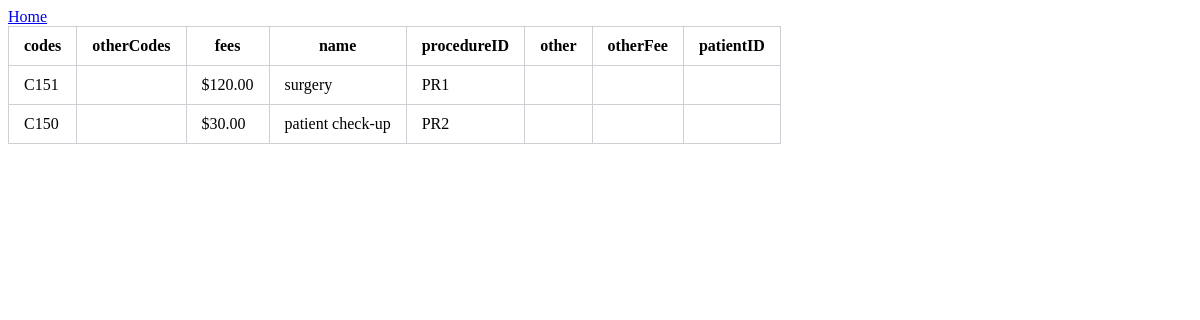
The page /Procedures.php on the database as committed earlier.
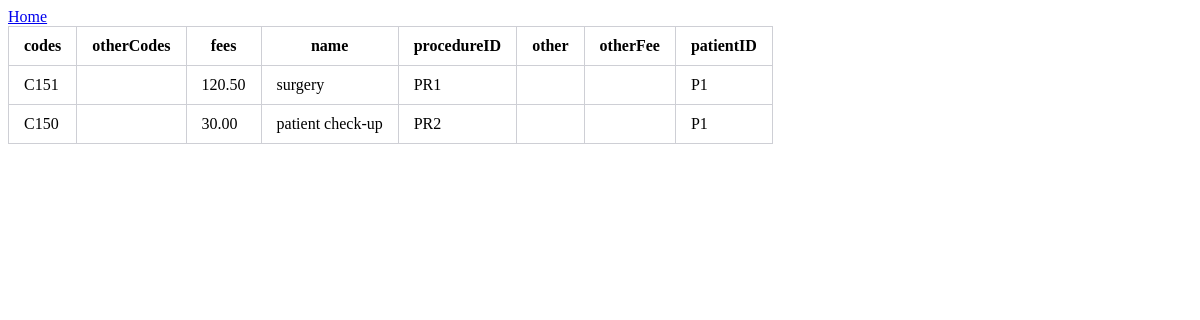
The same page on the database as committed later.
### tables this page shows
CREATE TABLE `procedures` (
  `codes` varchar(10) DEFAULT NULL,
  `otherCodes` varchar(10) DEFAULT NULL,
  `fees` varchar(10) DEFAULT NULL,
  `name` varchar(20) NOT NULL,
  `procedureID` varchar(10) NOT NULL,
  `other` varchar(100) DEFAULT NULL,
  `otherFee` varchar(10) DEFAULT NULL,
  `patientID` varchar(10) NOT NULL
);

### Procedures.php (the view, shortened to what this page needs)
<!DOCTYPE html>
<html>
<head><link rel="stylesheet" href="style.css" type="text/css"></head>
<a href ="index.html">Home</a>
<body>
	<?php
	include('dbconnect.php');
$query ="SELECT * FROM procedures";
$result = mysqli_query($conn,$query);
echo
"<table>
<tr>
	<th> codes </th>
	<th> otherCodes </th>
	<th> fees </th>
	<th> name </th>
	<th> procedureID </th>
	<th> other </th>
	<th> otherFee </th>
	<th> patientID </th>
	</tr>";
if ($result->num_rows > 0) {
while ($row = mysqli_fetch_assoc($result)){
	if ($row)
		echo "<tr><td>".$row["codes"]."</td><td>".$row["otherCodes"]."</td><td>".$row["fees"]."</td><td>".$row["name"].
	"</td><td>".$row["procedureID"]."</td><td>".$row["other"]."</td><td>".$row["otherFee"]."</td><td>".$row["patientID"]."</td></tr>";
}
}
else {
	echo "DIDN'T FIND ANYTHING";
}
echo
"</table>";
?>
</body>
</html>

### style.css (style rules this page uses)
table { border-collapse: collapse; }
th, td { border: 1px solid #cecfd5; padding: 10px 15px; }

Rows that differ between the two databases and show on the page:
changed procedures "surgery": fees "$120.00" → "120.50"; patientID (not shown) → "P1"
changed procedures "patient check-up": fees "$30.00" → "30.00"; patientID (not shown) → "P1"
